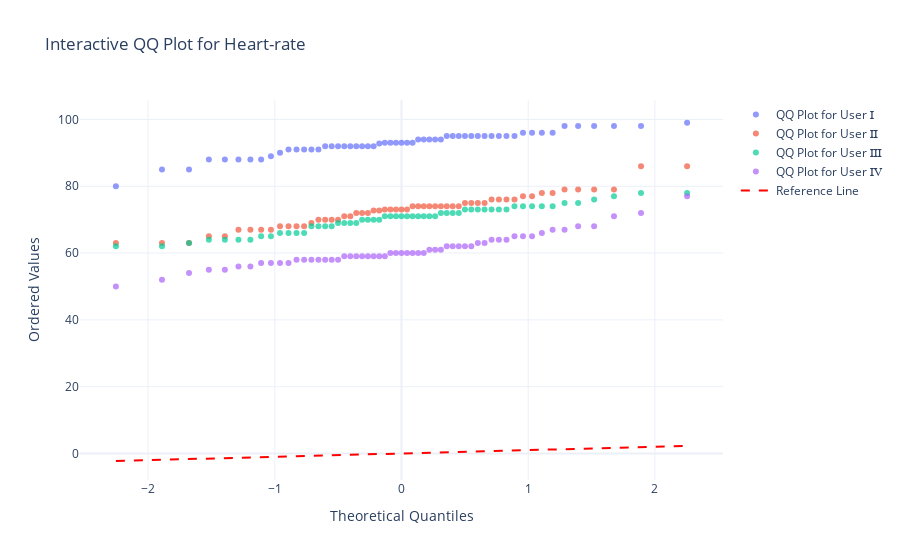

Write notebook code for a chart like this one.
### Code cell
import numpy as np
import pandas as pd
import scipy.stats as stats
import plotly.graph_objects as go

# Define the column names for Heart-rate
heart_rate_columns = ['Heart-rate-Z', 'Heart-rate-R', 'Heart-rate-O', 'Heart-rate-J']
roman_labels = ['User Ⅰ', 'User Ⅱ', 'User Ⅲ', 'User Ⅳ']

def create_qq_plot(columns, title):
    fig = go.Figure()

    for col, roman in zip(columns, roman_labels):
        data = pd.to_numeric(df_filled[col], errors='coerce').dropna()  # Ensure numeric values only
        
        if data.empty:
            print(f"Warning: No valid numeric data for {roman}, skipping.")
            continue  # Skip if no valid data
        
        # Perform Q-Q plot calculation
        osm, osr = stats.probplot(data, dist="norm")[0]  # Extract only the quantiles

        # Add scatter plot for each user
        fig.add_trace(go.Scatter(
            x=osm, 
            y=osr, 
            mode='markers', 
            name=f'QQ Plot for {roman}',
            marker=dict(size=6, opacity=0.7)
        ))

    # Add reference (y=x) line
    if fig.data:
        min_val = min(fig.data[0].x)
        max_val = max(fig.data[0].x)
    else:
        min_val, max_val = 0, 1

    fig.add_trace(go.Scatter(
        x=[min_val, max_val], 
        y=[min_val, max_val], 
        mode='lines', 
        name='Reference Line',
        line=dict(color='red', dash='dash')
    ))

    fig.update_layout(
        title=title,
        xaxis_title="Theoretical Quantiles",
        yaxis_title="Ordered Values",
        template="plotly_white"
    )

    fig.show()

# Generate QQ plots for metric

create_qq_plot(heart_rate_columns, "Interactive QQ Plot for Heart-rate")

### Figure 1 — Plotly figure (JSON) as saved in the notebook; plotly's stock layout.template omitted (floating-point values rounded to 4 significant figures)
{"data": [{"marker": {"opacity": 0.7, "size": 6}, "mode": "markers", "name": "QQ Plot for User Ⅰ", "type": "scatter", "x": [-2.254, -1.891, -1.677, -1.52, -1.394, -1.287, -1.193, -1.108, -1.031, -0.959, -0.8919, -0.8286, -0.7685, -0.7111, -0.6559, -0.6026, -0.551, -0.5008, -0.4519, -0.404, -0.357, -0.3108, -0.2653, -0.2202, -0.1757, -0.1315, -0.0875, -0.04371, 0, 0.04371, 0.0875, 0.1315, 0.1757, 0.2202, 0.2653, 0.3108, 0.357, 0.404, 0.4519, 0.5008, 0.551, 0.6026, 0.6559, 0.7111, 0.7685, 0.8286, 0.8919, 0.959, 1.031, 1.108, 1.193, 1.287, 1.394, 1.52, 1.677, 1.891, 2.254], "y": [80, 85, 85, 88, 88, 88, 88, 88, 89, 90, 91, 91, 91, 91, 91, 92, 92, 92, 92, 92, 92, 92, 92, 92, 92.82, 93, 93, 93, 93, 93, 93, 94, 94, 94, 94, 94, 95, 95, 95, 95, 95, 95, 95, 95, 95, 95, 95, 96, 96, 96, 96, 98, 98, 98, 98, 98, 99]}, {"marker": {"opacity": 0.7, "size": 6}, "mode": "markers", "name": "QQ Plot for User Ⅱ", "type": "scatter", "x": [-2.254, -1.891, -1.677, -1.52, -1.394, -1.287, -1.193, -1.108, -1.031, -0.959, -0.8919, -0.8286, -0.7685, -0.7111, -0.6559, -0.6026, -0.551, -0.5008, -0.4519, -0.404, -0.357, -0.3108, -0.2653, -0.2202, -0.1757, -0.1315, -0.0875, -0.04371, 0, 0.04371, 0.0875, 0.1315, 0.1757, 0.2202, 0.2653, 0.3108, 0.357, 0.404, 0.4519, 0.5008, 0.551, 0.6026, 0.6559, 0.7111, 0.7685, 0.8286, 0.8919, 0.959, 1.031, 1.108, 1.193, 1.287, 1.394, 1.52, 1.677, 1.891, 2.254], "y": [63, 63, 63, 65, 65, 67, 67, 67, 67, 68, 68, 68, 68, 69, 70, 70, 70, 70, 71, 71, 72, 72, 72, 72.71, 72.71, 73, 73, 73, 73, 73, 74, 74, 74, 74, 74, 74, 74, 74, 74, 75, 75, 75, 75, 76, 76, 76, 76, 77, 77, 78, 78, 79, 79, 79, 79, 86, 86]}, {"marker": {"opacity": 0.7, "size": 6}, "mode": "markers", "name": "QQ Plot for User Ⅲ", "type": "scatter", "x": [-2.254, -1.891, -1.677, -1.52, -1.394, -1.287, -1.193, -1.108, -1.031, -0.959, -0.8919, -0.8286, -0.7685, -0.7111, -0.6559, -0.6026, -0.551, -0.5008, -0.4519, -0.404, -0.357, -0.3108, -0.2653, -0.2202, -0.1757, -0.1315, -0.0875, -0.04371, 0, 0.04371, 0.0875, 0.1315, 0.1757, 0.2202, 0.2653, 0.3108, 0.357, 0.404, 0.4519, 0.5008, 0.551, 0.6026, 0.6559, 0.7111, 0.7685, 0.8286, 0.8919, 0.959, 1.031, 1.108, 1.193, 1.287, 1.394, 1.52, 1.677, 1.891, 2.254], "y": [62, 62, 63, 64, 64, 64, 64, 65, 65, 66, 66, 66, 66, 68, 68, 68, 68, 69, 69, 69, 69, 70, 70, 70, 70, 71, 71, 71, 71, 71, 71, 71, 71, 71, 71, 72, 72, 72, 72, 73, 73, 73, 73, 73, 73, 73, 74, 74, 74, 74, 74, 75, 75, 76, 77, 78, 78]}, {"marker": {"opacity": 0.7, "size": 6}, "mode": "markers", "name": "QQ Plot for User Ⅳ", "type": "scatter", "x": [-2.254, -1.891, -1.677, -1.52, -1.394, -1.287, -1.193, -1.108, -1.031, -0.959, -0.8919, -0.8286, -0.7685, -0.7111, -0.6559, -0.6026, -0.551, -0.5008, -0.4519, -0.404, -0.357, -0.3108, -0.2653, -0.2202, -0.1757, -0.1315, -0.0875, -0.04371, 0, 0.04371, 0.0875, 0.1315, 0.1757, 0.2202, 0.2653, 0.3108, 0.357, 0.404, 0.4519, 0.5008, 0.551, 0.6026, 0.6559, 0.7111, 0.7685, 0.8286, 0.8919, 0.959, 1.031, 1.108, 1.193, 1.287, 1.394, 1.52, 1.677, 1.891, 2.254], "y": [50, 52, 54, 55, 55, 56, 56, 57, 57, 57, 57, 58, 58, 58, 58, 58, 58, 58, 59, 59, 59, 59, 59, 59, 59, 59, 60, 60, 60, 60, 60, 60, 60, 61, 61, 61, 62, 62, 62, 62, 62, 63, 63, 64, 64, 64, 65, 65, 65, 66, 67, 67, 68, 68, 71, 72, 77]}, {"line": {"color": "red", "dash": "dash"}, "mode": "lines", "name": "Reference Line", "type": "scatter", "x": [-2.254, 2.254], "y": [-2.254, 2.254]}], "layout": {"title": {"text": "Interactive QQ Plot for Heart-rate"}, "xaxis": {"title": {"text": "Theoretical Quantiles"}}, "yaxis": {"title": {"text": "Ordered Values"}}}}
